Frame 1 (no input): blank canvas, image omitted
Frame 60 (no input): blank canvas, image omitted
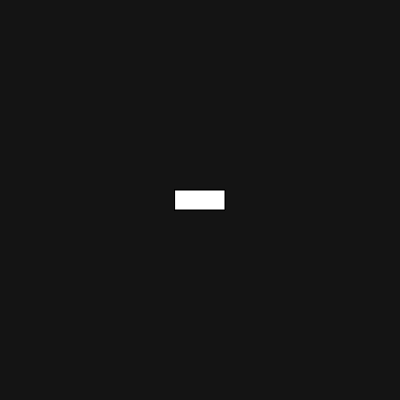
Frame 120 (the mouse pressed at the canvas centre since frame 60)

The p5.js sketch whose frames 1 and 60 were blank and that drew this single picture after the mouse press (run headless with seeded random() and noise() and a simulated clock; from frame 60 on, the mouse is pressed at the canvas centre):

// p5.js sketch
// ── sketch.js


// Build a script that would draw a rectangle to the screen at every
//  mouse click, at the position of the mouse cursor.
//  

function setup() {
  createCanvas(400, 400);
  background(20);
}

function draw() {
  const rectWidth = 50;
  const rectHeight = 20;
  const x = mouseX-rectWidth/2;
  const y = mouseY-rectHeight/2;
  
  mouseIsPressed == true ? rect(x, y, rectWidth, rectHeight) : 0;
}
